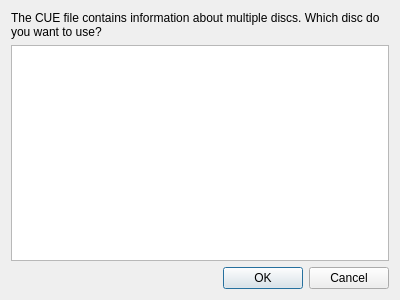
<?xml version="1.0" encoding="UTF-8"?>
<ui version="4.0">
 <class>CueDiscSelectDialog</class>
 <widget class="QDialog" name="CueDiscSelectDialog">
  <property name="geometry">
   <rect>
    <x>0</x>
    <y>0</y>
    <width>400</width>
    <height>300</height>
   </rect>
  </property>
  <property name="windowTitle">
   <string>Select disc</string>
  </property>
  <layout class="QVBoxLayout" name="verticalLayout">
   <item>
    <widget class="QLabel" name="text">
     <property name="text">
      <string>The CUE file contains information about multiple discs. Which disc do you want to use?</string>
     </property>
     <property name="wordWrap">
      <bool>true</bool>
     </property>
    </widget>
   </item>
   <item>
    <widget class="QTreeWidget" name="discTree">
     <property name="rootIsDecorated">
      <bool>false</bool>
     </property>
     <property name="uniformRowHeights">
      <bool>true</bool>
     </property>
     <property name="itemsExpandable">
      <bool>false</bool>
     </property>
     <property name="expandsOnDoubleClick">
      <bool>false</bool>
     </property>
     <attribute name="headerVisible">
      <bool>false</bool>
     </attribute>
     <column>
      <property name="text">
       <string notr="true">1</string>
      </property>
     </column>
    </widget>
   </item>
   <item>
    <widget class="QDialogButtonBox" name="buttonBox">
     <property name="orientation">
      <enum>Qt::Horizontal</enum>
     </property>
     <property name="standardButtons">
      <set>QDialogButtonBox::Cancel|QDialogButtonBox::Ok</set>
     </property>
    </widget>
   </item>
  </layout>
 </widget>
 <resources/>
 <connections>
  <connection>
   <sender>buttonBox</sender>
   <signal>accepted()</signal>
   <receiver>CueDiscSelectDialog</receiver>
   <slot>accept()</slot>
   <hints>
    <hint type="sourcelabel">
     <x>248</x>
     <y>254</y>
    </hint>
    <hint type="destinationlabel">
     <x>157</x>
     <y>274</y>
    </hint>
   </hints>
  </connection>
  <connection>
   <sender>buttonBox</sender>
   <signal>rejected()</signal>
   <receiver>CueDiscSelectDialog</receiver>
   <slot>reject()</slot>
   <hints>
    <hint type="sourcelabel">
     <x>316</x>
     <y>260</y>
    </hint>
    <hint type="destinationlabel">
     <x>286</x>
     <y>274</y>
    </hint>
   </hints>
  </connection>
 </connections>
</ui>
